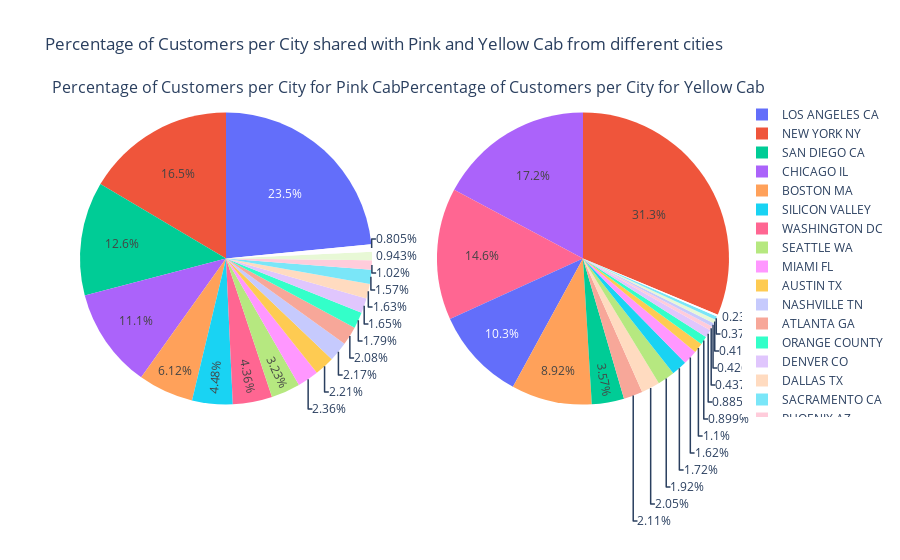

Write notebook code for a chart like this one.
### Markdown cell above
### Distribution number of customers in different cities for Yellow and Pink Cab

### Code cell
# Transaction between Yellow and Pink Company
city_p = data[data.Company=='Pink Cab'].groupby('City').agg({"Customer ID": "count"})
city_p.reset_index(inplace=True)
city_y = data[data.Company=='Yellow Cab'].groupby('City').agg({"Customer ID": "count"})
city_y.reset_index(inplace=True)
#this line to specific to create two pie charts
fig = make_subplots(rows=1, cols=2, specs=[[{"type": "pie"}, {"type": "pie"}]],
                    subplot_titles=("Percentage of Customers per City for Pink Cab", "Percentage of Customers per City for Yellow Cab") )

# add information
pie1 = px.pie(city_p, values='Customer ID', names='City', 
              title='Percentage of Users in different cities ')
pie2 = px.pie(city_y, values='Customer ID', names='City', 
              title='Percentage of Users in different cities ')

#Location of subplots
for trace in pie1.data:
    fig.add_trace(trace, 1, 1)
for trace in pie2.data:
    fig.add_trace(trace, 1, 2)
# Options of bar chart

fig.update_layout(title_text='Percentage of Customers per City shared with Pink and Yellow Cab from different cities')
# edit axis labels
fig.show()

### Figure 1 — Plotly figure (JSON) as saved in the notebook; plotly's stock layout.template omitted (floating-point values rounded to 4 significant figures)
{"data": [{"domain": {"x": [0, 0.45], "y": [0, 1]}, "hovertemplate": "City=%{label}<br>Customer ID=%{value}<extra></extra>", "labels": ["ATLANTA GA", "AUSTIN TX", "BOSTON MA", "CHICAGO IL", "DALLAS TX", "DENVER CO", "LOS ANGELES CA", "MIAMI FL", "NASHVILLE TN", "NEW YORK NY", "ORANGE COUNTY", "PHOENIX AZ", "PITTSBURGH PA", "SACRAMENTO CA", "SAN DIEGO CA", "SEATTLE WA", "SILICON VALLEY", "TUCSON AZ", "WASHINGTON DC"], "legendgroup": "", "name": "", "showlegend": true, "type": "pie", "values": [1762, 1868, 5186, 9361, 1380, 1394, 19865, 2002, 1841, 13967, 1513, 864, 682, 1334, 10672, 2732, 3797, 799, 3692]}, {"domain": {"x": [0.55, 1], "y": [0, 1]}, "hovertemplate": "City=%{label}<br>Customer ID=%{value}<extra></extra>", "labels": ["ATLANTA GA", "AUSTIN TX", "BOSTON MA", "CHICAGO IL", "DALLAS TX", "DENVER CO", "LOS ANGELES CA", "MIAMI FL", "NASHVILLE TN", "NEW YORK NY", "ORANGE COUNTY", "PHOENIX AZ", "PITTSBURGH PA", "SACRAMENTO CA", "SAN DIEGO CA", "SEATTLE WA", "SILICON VALLEY", "TUCSON AZ", "WASHINGTON DC"], "legendgroup": "", "name": "", "showlegend": true, "type": "pie", "values": [5795, 3028, 24506, 47264, 5637, 2431, 28168, 4452, 1169, 85918, 2469, 1200, 631, 1033, 9816, 5265, 4722, 1132, 40045]}], "layout": {"annotations": [{"font": {"size": 16}, "showarrow": false, "text": "Percentage of Customers per City for Pink Cab", "x": 0.225, "xanchor": "center", "xref": "paper", "y": 1, "yanchor": "bottom", "yref": "paper"}, {"font": {"size": 16}, "showarrow": false, "text": "Percentage of Customers per City for Yellow Cab", "x": 0.775, "xanchor": "center", "xref": "paper", "y": 1, "yanchor": "bottom", "yref": "paper"}], "title": {"text": "Percentage of Customers per City shared with Pink and Yellow Cab from different cities"}}}
